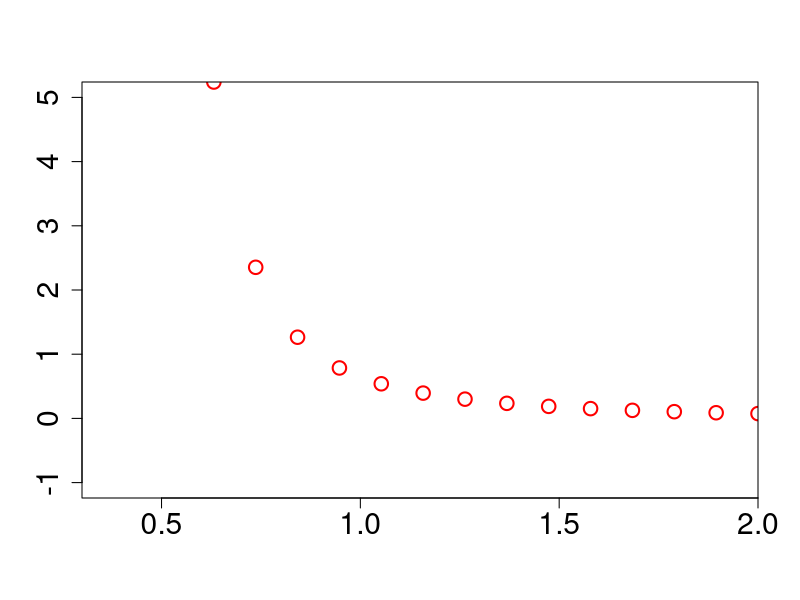

Recreate this plot in R. (Note: this script raises an error after producing the figure.)
E <- function(th1, th2, dth, dz, A, k) {
  (A*exp(-k*dz)/dz) - (3*cos(th1)*cos(th2) - cos(dth))/(dz^3)
}

rad <- function(degree){
  degree * 180/pi
}

colors <- c("red", "green", "blue", "orange", "blueviolet")
setEPS()
postscript(file = "~/Documents/ColloidMC_texts/k=10_perp.eps",
    width = 5.5, height = 5, 
    bg = "white")

A <- 1000
k <- 10
color <- colors[1]
plot(seq(0, 2, length=20),
     E(rad(0), rad(90), rad(90), seq(0, 2, length=20), A, k),
     ylim=c(-1, 5),
     xlim=c(0.3, 2),
     lwd=2,
     col=color,
     xaxs='i',
     cex.axis=1.8,
     cex = 1.8,
     lty=0,
     ann = F)

mtext(side = 2, text = latex2exp('$E_{12}$'), line = 2.5, cex = 1.8)
mtext(side = 1, text = latex2exp('$\\Delta z$'), line = 2.5, cex = 1.8)

lines(seq(0, 2, length=1000),
      E(rad(0), rad(90), rad(90), seq(0, 2, length=1000), A, k),
      col=color,
      type = "l", lwd = 2)

A <- 800
k <- 10
color <- colors[2]
pc <- 2
lines(seq(0, 2, length=20),
     E(rad(0), rad(90), rad(90), seq(0, 2, length=20), A, k),
     ylim=c(-1, 5),
     xlim=c(0.3, 2),
     lwd=2,
     col=color,
     type='o',
     pch=pc,
     xaxs='i',
     cex = 1.8,
     lty=0,
     ylab=latex2exp('$E_{12}$'),
     xlab=latex2exp('$\\Delta z$'))

lines(seq(0, 2, length=1000),
      E(rad(0), rad(90), rad(90), seq(0, 2, length=1000), A, k),
      col=color,
      type = "l", lwd = 2)

A <- 500
k <- 10
color <- colors[3]
pc <- 3
lines(seq(0, 2, length=20),
     E(rad(0), rad(90), rad(90), seq(0, 2, length=20), A, k),
     ylim=c(-1, 5),
     xlim=c(0.3, 2),
     lwd=2,
     col=color,
     type='o',
     pch=pc,
     xaxs='i',
     cex = 1.8,
     lty=0,
     ylab=latex2exp('$E_{12}$'),
     xlab=latex2exp('$\\Delta z$'))

lines(seq(0, 2, length=1000),
      E(rad(0), rad(90), rad(90), seq(0, 2, length=1000), A, k),
      col=color,
      type = "l", lwd = 2)

A <- 300
k <- 10
color <- colors[4]
pc <- 4
lines(seq(0, 2, length=20),
     E(rad(0), rad(90), rad(90), seq(0, 2, length=20), A, k),
     ylim=c(-1, 5),
     xlim=c(0.3, 2),
     lwd=2,
     col=color,
     type='o',
     pch=pc,
     xaxs='i',
     cex = 1.8,
     lty=0,
     ylab=latex2exp('$E_{12}$'),
     xlab=latex2exp('$\\Delta z$'))

lines(seq(0, 2, length=1000),
      E(rad(0), rad(90), rad(90), seq(0, 2, length=1000), A, k),
      col=color,
      type = "l", lwd = 2)

A <- 100
k <- 10
color <- colors[5]
pc <- 5
lines(seq(0, 2, length=20),
     E(rad(0), rad(90), rad(90), seq(0, 2, length=20), A, k),
     ylim=c(-1, 5),
     xlim=c(0.3, 2),
     lwd=2,
     col=color,
     type='o',
     cex = 1.8,
     pch=pc,
     xaxs='i',
     lty=0
     )

lines(seq(0, 2, length=1000),
      E(rad(0), rad(90), rad(90), seq(0, 2, length=1000), A, k),
      col=color,
      type = "l", lwd = 2)

legend(
  x=1.25,
  y=5,
  legend = c("A = 1000", "A = 800", "A = 500", "A = 300", "A = 100"),
  col = colors,
  lwd = c(2, 2, 2, 2, 2),
  pch = c(0, 2, 3, 4, 5)
)

dev.off()